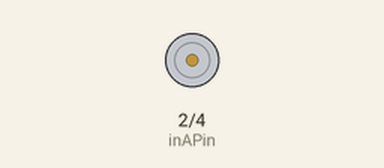
A sketch run on a simulated Arduino Uno, built with avr-gcc and run on an emulated ATmega328P. Shown: motor-driver pin pairs drawn as motors (green arrow = first pin HIGH = forward, orange = second pin HIGH = backward, longer = more drive, scaled by the enable pin).

Above: at 0.1 s.
At 16.1 s:
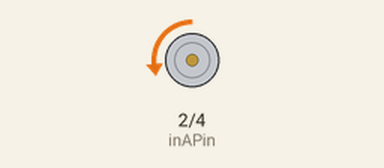
At 38.6 s:
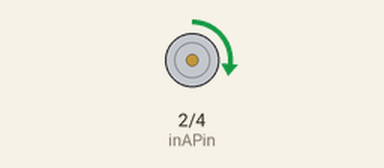
Timing chart, 0 to 40.0 s (numbered marks = the images above):
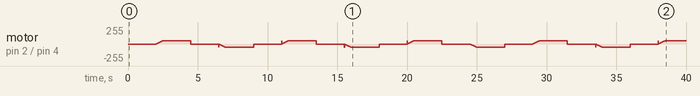

The sketch:

SMD_PWM_Motor_Controller.ino
```cpp
/*********************************************************

This code uses an Arduino uno to command one SMD PWM Motor COntroller (TE-294-001).


***********************************************************/

const int inAPin = 2;
const int inBPin = 4;
const int PWMPin = 3;

void setup() {

  pinMode(inAPin, OUTPUT);
  pinMode(inBPin, OUTPUT);
  pinMode(PWMPin, OUTPUT);
}

void loop() {
  int i;
  digitalWrite(inAPin, LOW); //stop motors can be both low or high
  digitalWrite(inBPin, LOW);

  delay(2000);
  digitalWrite(inAPin, HIGH); // move one direction
  digitalWrite(inBPin, LOW);

  for (i = 0; i < 50; i++){
     analogWrite(PWMPin, i);
     delay(10);
  }
   delay(2000);

  digitalWrite(inAPin, LOW); // stop motor
  digitalWrite(inBPin, LOW);
  delay(2000);

  digitalWrite(inAPin, LOW); // move other direction
  digitalWrite(inBPin, HIGH);

  for (i = 0; i < 50; i++){
     analogWrite(PWMPin,i);
     delay(10);
  }
   delay(2000);


}
```
